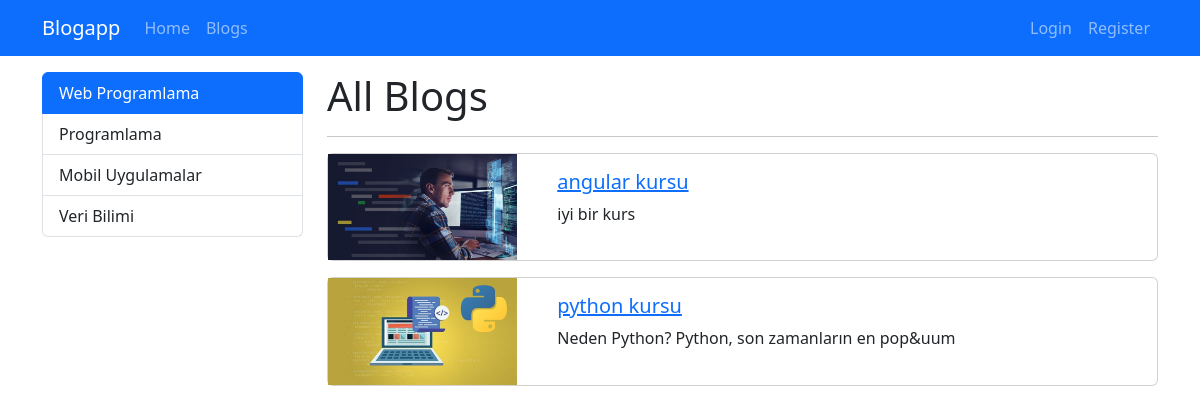
The app's page /category/web-programlama with its own data.
### blog/models.py (models this page shows, shortened)
class Category(models.Model):
    name = models.CharField(max_length=150)
    slug = models.SlugField(null=False, blank=True, unique=True, db_index=True, editable=False)

class Blog(models.Model):
    title = models.CharField(max_length=200)
    image = models.ImageField(upload_to="blogs")
    description = RichTextField()
    is_active = models.BooleanField(default=False)
    is_home = models.BooleanField(default=False)
    slug = models.SlugField(null=False, blank=True, unique=True, db_index=True, editable=False)
    categories = models.ManyToManyField(Category, blank=True)

### blog/views.py (the view)
# urls.py: path("category/<slug:slug>", views.blogs_by_category, name="blogs_by_category"),
def blogs_by_category(request,slug):
    context = {
        "blogs": Category.objects.get(slug=slug).blog_set.filter(is_active=True),
        "categories": Category.objects.all(),
        "selected_category": slug
    }
    return render(request, "blog/blogs.html",context)

### blog/templates/blog/blogs.html (shortened to what this page needs)
{% extends 'base.html' %}
{% block content %}
<div class="container mt-3">
    <div class="row">
        <div class="col-3">
            {% include 'partials/_categories.html' %}
        </div>
        <div class="col-9">
            <h1>All Blogs</h1>
            <hr>
            {% if blogs|length > 0 %}
                {% for blog in blogs %}
                    {% if blog.is_active  %}
                        {% include 'blog/partials/_blog.html' %}
                    {% endif %}
                {% endfor %}
            {% else %}
                <div class= "alert alert-warning">No Blogs</div>
            {% endif %}
        </div>
    </div>
</div>
{% endblock  %}

### templates/partials/_categories.html
<div class="list-group">
    {% for category in categories %}
        {% if category.slug == selected_category %}
            <a class="list-group-item list-group-item-action active" href="{% url 'blogs_by_category' category.slug %}">{{category.name|title }}</a>
        {% else %}
            <a class="list-group-item list-group-item-action" href="{% url 'blogs_by_category' category.slug %}">{{category.name|title }}</a>
        {% endif %}
    {% endfor %}
</div>

### blog/templates/blog/partials/_blog.html
{% load static %}
<div class="card mb-3">
    <div class="row">
        <div class="col-md-3">
            <img src="{{ blog.image.url }}" alt="" class="img-fluid">
        </div>
        <div class="col-md-9">
            <div class="card-body">
                <h5>
                    <a href= "{% url 'blog_details' blog.slug %}">
                        {{ blog.title }}
                    </a>
                </h5>
                <p class="card-text">{{ blog.description|striptags|slice:"0:50"}}</p>
            </div>
        </div>
    </div>
</div>

### records on screen
Category: name "Web Programlama"
Category: name "Programlama"
Category: name "Mobil Uygulamalar"
Category: name "Veri Bilimi"
Blog: image (picture), title "angular kursu", description "iyi bir kurs"
Blog: image (picture), title "python kursu", description "Neden Python? Python, son zamanların en pop&uum"
